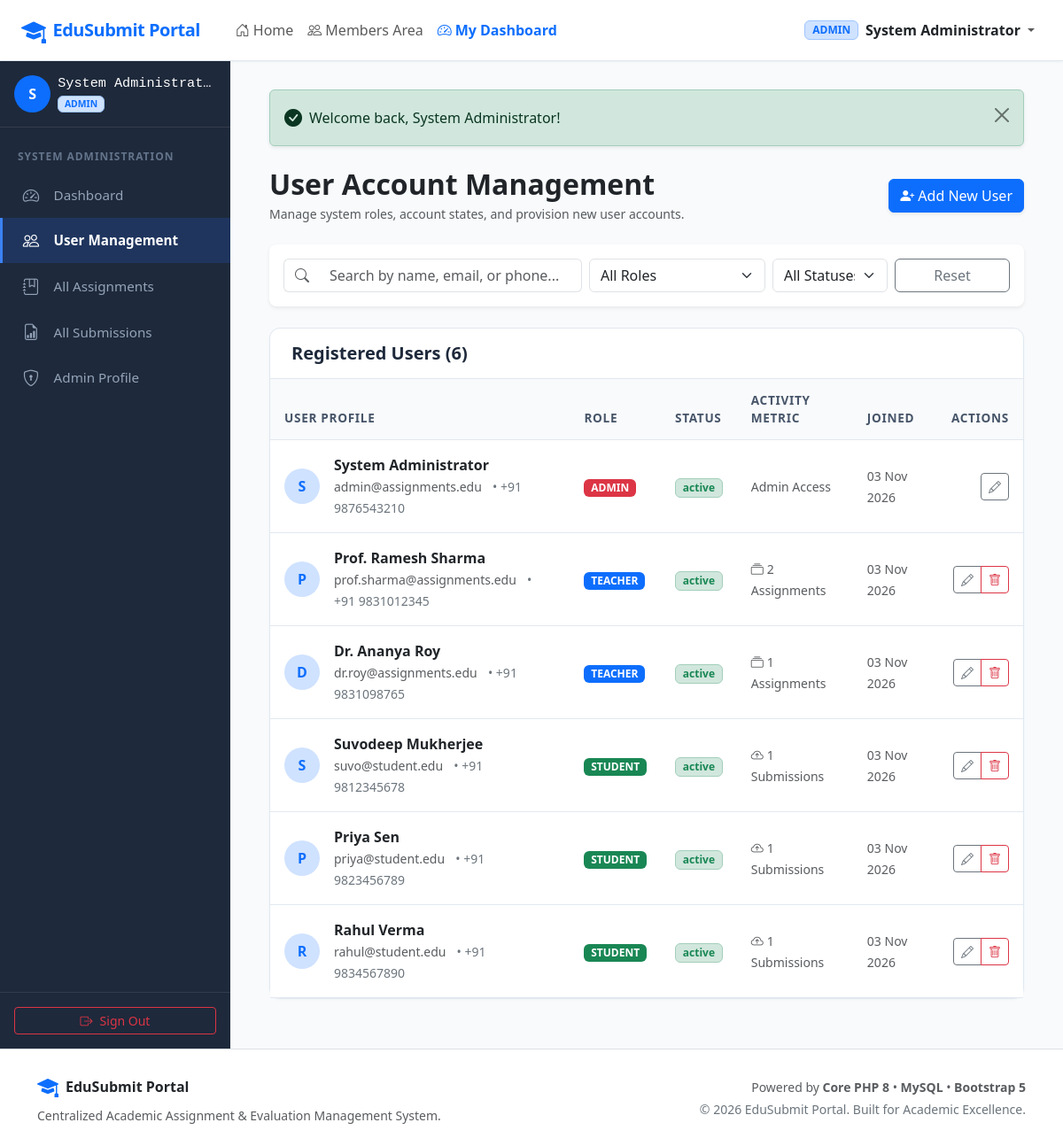
The page /admin/users.php (signed in) on the database its author committed.
### tables this page shows
CREATE TABLE `users` (
  `id` INT UNSIGNED AUTO_INCREMENT PRIMARY KEY,
  `name` VARCHAR(100) NOT NULL,
  `email` VARCHAR(150) NOT NULL UNIQUE,
  `password` VARCHAR(255) NOT NULL,
  `role` ENUM('admin', 'teacher', 'student') NOT NULL DEFAULT 'student',
  `phone` VARCHAR(20) DEFAULT NULL,
  `bio` TEXT DEFAULT NULL,
  `avatar` VARCHAR(255) DEFAULT NULL,
  `status` ENUM('active', 'inactive') NOT NULL DEFAULT 'active',
  `created_at` TIMESTAMP DEFAULT CURRENT_TIMESTAMP,
  `updated_at` TIMESTAMP DEFAULT CURRENT_TIMESTAMP ON UPDATE CURRENT_TIMESTAMP,
  INDEX `idx_users_role` (`role`),
  INDEX `idx_users_email` (`email`)
);

### admin/users.php (the view, shortened to what the rows shown need)
<?php
require_once __DIR__ . '/../config/config.php';
$pdo = getDBConnection();
$currentAdminId = (int)$_SESSION['user_id'];
$sql = "
    SELECT u.*,
           (SELECT COUNT(*) FROM assignments a WHERE a.teacher_id = u.id) AS assignments_count,
           (SELECT COUNT(*) FROM submissions s WHERE s.student_id = u.id) AS submissions_count
    FROM users u
    WHERE 1=1
";
$params = [];
$sql .= " ORDER BY u.created_at DESC";
$users = [];
try {
    $stmt = $pdo->prepare($sql);
    $stmt->execute($params);
    $users = $stmt->fetchAll();
} catch (PDOException $e) {
}
require_once __DIR__ . '/../includes/header.php';
?>
<div class="dashboard-wrapper">
    <?php require_once __DIR__ . '/../includes/sidebar.php'; ?>
    <main class="main-content">
        <div class="container-fluid">
            <div class="d-flex flex-wrap align-items-center justify-content-between mb-4">
                <div>
                    <h2 class="fw-bold text-dark mb-1">User Account Management</h2>
                </div>
            </div>
            <div class="custom-card">
                <div class="table-responsive">
                    <table class="table table-custom align-middle" id="usersTable">
                        <thead>
                            <tr>
                                <th>User Profile</th>
                                <th>Role</th>
                                <th>Status</th>
                                <th>Activity Metric</th>
                                <th>Joined</th>
                                <th class="text-end">Actions</th>
                            </tr>
                        </thead>
                        <tbody>
                            <?php if (!empty($users)): ?>
                                <?php foreach ($users as $u): ?>
                                    <tr>
                                        <td>
                                            <div class="d-flex align-items-center">
                                                <div class="bg-primary-subtle text-primary fw-bold rounded-circle d-flex align-items-center justify-content-center me-3 flex-shrink-0" style="width: 40px; height: 40px;">
                                                    <?php echo strtoupper(substr($u['name'], 0, 1)); ?>
                                                </div>
                                                <div>
                                                    <div class="fw-bold text-dark"><?php echo e($u['name']); ?></div>
                                                    <small class="text-muted"><?php echo e($u['email']); ?></small>
                                                    <?php if (!empty($u['phone'])): ?>
                                                        <span class="small text-secondary ms-2">&bull; <?php echo e($u['phone']); ?></span>
                                                    <?php endif; ?>
                                                </div>
                                            </div>
                                        </td>
                                        <td>
                                            <?php
                                                $badgeClass = match ($u['role']) {
                                                    'admin'   => 'bg-danger',
                                                    'teacher' => 'bg-primary',
                                                    default   => 'bg-success',
                                                };
                                            ?>
                                            <span class="badge <?php echo $badgeClass; ?> text-uppercase"><?php echo e($u['role']); ?></span>
                                        </td>
                                        <td>
                                            <span class="badge bg-<?php echo $u['status'] === 'active' ? 'success-subtle text-success border border-success-subtle' : 'danger-subtle text-danger border border-danger-subtle'; ?>">
                                                <?php echo e($u['status']); ?>
                                            </span>
                                        </td>
                                        <td>
                                            <?php if ($u['role'] === 'teacher'): ?>
                                                <span class="small text-muted"><i class="bi bi-collection me-1"></i><?php echo (int)$u['assignments_count']; ?> Assignments</span>
                                            <?php elseif ($u['role'] === 'student'): ?>
                                                <span class="small text-muted"><i class="bi bi-cloud-arrow-up me-1"></i><?php echo (int)$u['submissions_count']; ?> Submissions</span>
                                            <?php else: ?>
                                                <span class="small text-muted">Admin Access</span>
                                            <?php endif; ?>
                                        </td>
                                        <td>
                                            <span class="small text-muted"><?php echo formatDate($u['created_at'], 'd M Y'); ?></span>
                                        </td>
                                        <td class="text-end">
                                            <div class="btn-group btn-group-sm">
                                                <a href="<?php echo BASE_URL; ?>/admin/edit_user.php?id=<?php echo (int)$u['id']; ?>" class="btn btn-outline-secondary" title="Edit User">
                                                    <i class="bi bi-pencil"></i>
                                                </a>
                                                <?php if ((int)$u['id'] !== $currentAdminId): ?>
                                                    <a href="<?php echo BASE_URL; ?>/admin/delete_user.php?id=<?php echo (int)$u['id']; ?>" class="btn btn-outline-danger btn-confirm-delete" data-item-name="user '<?php echo e($u['name']); ?>'" title="Delete User">
                                                        <i class="bi bi-trash"></i>
                                                    </a>
                                                <?php endif; ?>
                                            </div>
                                        </td>
                                    </tr>
                                <?php endforeach; ?>
                            <?php endif; ?>
                        </tbody>
                    </table>
                </div>
            </div>
        </div>
    </main>
</div>
<?php require_once __DIR__ . '/../includes/footer.php'; ?>

### includes/header.php (shortened to what the rows shown need)
<?php
require_once __DIR__ . '/../config/config.php';
$user = currentUser();
?>
<!DOCTYPE html>
<html lang="en">
<head>
    <link href="https://cdn.jsdelivr.net/npm/bootstrap@5.3.3/dist/css/bootstrap.min.css" rel="stylesheet">
    <link rel="stylesheet" href="https://cdn.jsdelivr.net/npm/bootstrap-icons@1.11.3/font/bootstrap-icons.min.css">
    <link rel="stylesheet" href="<?php echo BASE_URL; ?>/assets/css/style.css">
</head>
<body>
<nav class="navbar navbar-expand-lg portal-navbar sticky-top">
    <div class="container-fluid px-4">
        <div class="collapse navbar-collapse" id="navbarContent">
            <ul class="navbar-nav ms-auto mb-2 mb-lg-0 align-items-lg-center">
                <?php if ($user): ?>
                    <li class="nav-item dropdown">
                        <a class="nav-link dropdown-toggle d-flex align-items-center" href="#" role="button" data-bs-toggle="dropdown" aria-expanded="false">
                            <span class="badge bg-primary-subtle text-primary border border-primary-subtle me-2 text-uppercase">
                                <?php echo e($user['role']); ?>
                            </span>
                            <span class="fw-semibold text-dark me-1"><?php echo e($user['name']); ?></span>
                        </a>
                    </li>
                <?php endif; ?>
            </ul>
        </div>
    </div>
</nav>

### includes/sidebar.php (shortened to what the rows shown need)
<?php
require_once __DIR__ . '/../config/config.php';
$user = currentUser();
$role = strtolower($user['role'] ?? '');
?>
<aside class="sidebar">
    <div class="px-3 pb-3 mb-2 border-bottom border-secondary border-opacity-25">
        <div class="d-flex align-items-center">
            <div class="bg-primary text-white rounded-circle d-flex align-items-center justify-content-center me-2" style="width: 42px; height: 42px; font-weight: 600;">
                <?php echo strtoupper(substr($user['name'] ?? 'U', 0, 1)); ?>
            </div>
            <div class="overflow-hidden">
                <h6 class="text-white mb-0 text-truncate font-monospace" style="font-size: 0.95rem;">
                    <?php echo e($user['name'] ?? 'User'); ?>
                </h6>
                <span class="badge bg-primary-subtle text-primary border border-primary-subtle text-uppercase" style="font-size: 0.65rem;">
                    <?php echo e($role); ?>
                </span>
            </div>
        </div>
    </div>
</aside>

### rows shown on the page
users: role "ADMIN", name "System Administrator", name "S", name "System Administrat…", email "admin@assignments.edu", phone "+91 9876543210", status "active", shows "Admin Access", created_at "03 Nov 2026"
users: name "P", name "Prof. Ramesh Sharma", email "prof.sharma@assignments.edu", phone "+91 9831012345", role "TEACHER", status "active", assignments_count "2", created_at "03 Nov 2026"
users: name "D", name "Dr. Ananya Roy", email "dr.roy@assignments.edu", phone "+91 9831098765", role "TEACHER", status "active", assignments_count "1", created_at "03 Nov 2026"
users: name "S", name "Suvodeep Mukherjee", email "suvo@student.edu", phone "+91 9812345678", role "STUDENT", status "active", submissions_count "1", created_at "03 Nov 2026"
users: name "P", name "Priya Sen", email "priya@student.edu", phone "+91 9823456789", role "STUDENT", status "active", submissions_count "1", created_at "03 Nov 2026"
users: name "R", name "Rahul Verma", email "rahul@student.edu", phone "+91 9834567890", role "STUDENT", status "active", submissions_count "1", created_at "03 Nov 2026"

### other values the page prints
APP_NAME "EduSubmit Portal"
count($users) "6"
